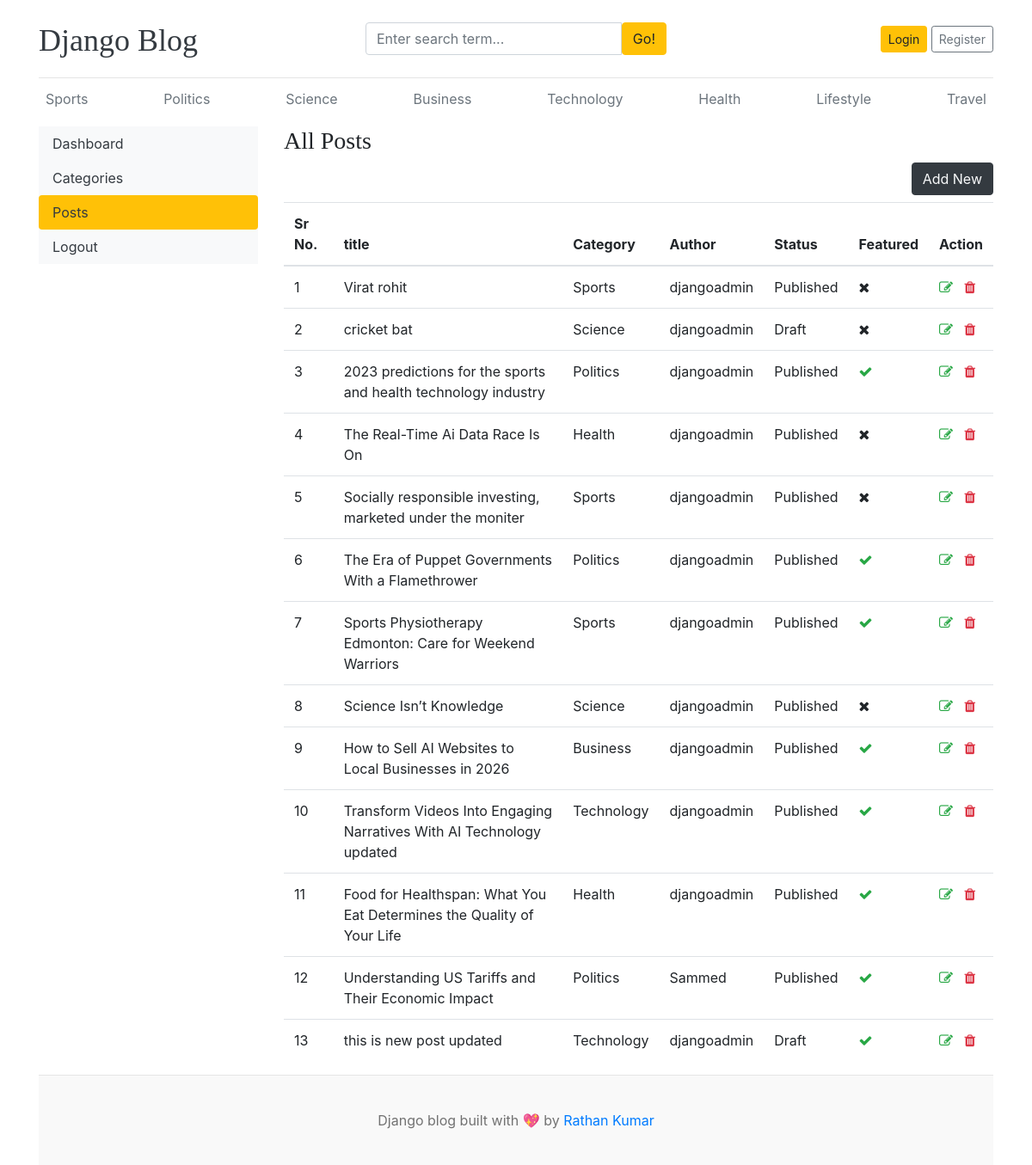
The app's page /dashboard/posts/ with its own data.
### Blogapp/models.py (models this page shows, shortened)
class Category(models.Model):
    category_name = models.CharField(max_length=50, unique=True)
    created_at = models.DateTimeField(auto_now_add=True)
    updated_at = models.DateTimeField(auto_now=True)
    class Meta:
        verbose_name_plural = 'categories'
    def __str__(self):
        return self.category_name

class Blog(models.Model):
    STATUS_CHOICES = (
        ("Draft", "Draft"),
        ("Published", "Published"),
    )
    title = models.CharField(max_length=100)
    slug = models.SlugField(max_length=150, unique=True, blank=True)
    category = models.ForeignKey(Category, on_delete=models.CASCADE)
    author = models.ForeignKey(User, on_delete=models.CASCADE)
    featured_image = models.ImageField(upload_to='uploads/%Y/%m/%d')
    short_description = models.TextField(max_length=500)
    blog_body = models.TextField(max_length=2000)
    status = models.CharField(max_length=20, choices=STATUS_CHOICES, default="Draft")
    is_featured = models.BooleanField(default=False)
    created_at = models.DateTimeField(auto_now_add=True)
    updated_at = models.DateTimeField(auto_now=True)

### dashboard/views.py (the view)
# urls.py: path('posts/',views.posts, name='posts'),
def posts(request):
    posts = Blog.objects.all()
    context = {
        'posts':posts,
    }
    return render(request,'dashboard/posts.html',context)

### Blogapp/context_processors.py (called while the page is built)
def get_categories(request):
    categories = Category.objects.all()
    return dict(categories=categories)

def get_social_link(request):
    social_link = SocialLink.objects.all()
    return dict(social_link=social_link)

### Blogapp/templates/dashboard/posts.html (shortened to what this page needs)
{% extends 'base.html' %}
{% block content %}
<div class="row">
    {% include 'dashboard/sidebar.html' %}
    <div class="col-md-9">
        <h3>All Posts</h3>
         <a href="{% url 'add_post' %}" class="btn btn-dark text-light float-right mb-2">Add New</a>
        <table class="table table-hover">
  <thead>
    <tr>
      <th>Sr No.</th>
      <th>title</th>
      <th>Category</th>
      <th>Author</th>
      <th>Status</th>
      <th>Featured</th>
      <th>Action</th>
    </tr>
  </thead>
  <tbody>
    <tr>
        {% for post in posts %}
      <td>{{ forloop.counter }}</td>
      <td>{{ post.title }}</td>
      <td>{{ post.category }}</td>
      <td>{{ post.author }}</td>
      <td>{{ post.status }}</td>
      <td>{% if post.is_featured %}<i class="fa fa-check text-success"></i{% else %}<i class="fa fa-times text-denger"></i{% endif %}</td>
      <td>
        <a href="{% url 'edit_post' post.id %}"><i class="fa fa-edit text-success"></i></a>
        <a href="{% url 'delete_post' post.id %}"><i class="fa fa-trash text-danger"></i></a>
      </td>
    </tr>
    {% endfor %}
  </tbody>
</table>
    </div>
  </div>
{% endblock %}

### Blogapp/templates/base.html (shortened to what this page needs)
{% load static %}
<!DOCTYPE html>
<html lang="en">
<head>
    <link href="https://getbootstrap.com/docs/4.0/dist/css/bootstrap.min.css" rel="stylesheet">
    <link href="{% static 'css/blog.css' %}" rel="stylesheet">
    <link rel="stylesheet" href="https://cdnjs.cloudflare.com/ajax/libs/font-awesome/4.7.0/css/font-awesome.min.css">
  </head>
<body>
    <div class="container">
      <header class="blog-header py-3">
        <div class="row flex-nowrap justify-content-between align-items-center">
          <div class="col-4 pt-1">
            <a class="blog-header-logo text-dark" href="/">Django Blog</a>
          </div>
          <div class="col-4">
            <form action="{% url 'search' %}" method="GET">
              <div class="input-group">
                <input class="form-control" type="text" name="keyword" value="{{ keyword }}" placeholder="Enter search term..." aria-label="Enter search term..." aria-describedby="button-search" />
                <button type="submit" class="btn btn-warning" id="button-search" type="button">Go!</button>
            </div>
            </form>
          </div>
          <div class="col-4 d-flex justify-content-end align-items-center">
            {% if not user.is_authenticated %}
            <a class="btn btn-sm btn-warning" href="{% url 'login' %}">Login</a> &nbsp;
            <a class="btn btn-sm btn-outline-secondary" href="{% url 'register' %}">Register</a>
            {% else %}
            <span><a href="{% url 'dashboard' %}">Dashboard</a></span>
            &emsp;
            <span><a href="{% url 'logout' %}">Logout</a></span>
            {% endif %}
          </div>
        </div>
      </header>
      <div class="nav-scroller py-1 mb-2">
        <nav class="nav d-flex justify-content-between">
          {% for cat in categories %}
          <a class="p-2 text-muted" href="{% url 'posts_by_category' cat.id %}">{{ cat.category_name }}</a>
          {% endfor %}
        </nav>
      </div>
{% block content %}
{% endblock %}
<footer class="blog-footer">
    <p>Django blog built with 💖 by <a href="#">Rathan Kumar</a></p>
  </footer>
  </body>
  </html>

### Blogapp/static/css/blog.css (style rules this page uses)
.blog-header { border-bottom: 1px solid #e5e5e5; }
.blog-header-logo { font-family: "Playfair Display", Georgia, "Times New Roman", serif; font-size: 2.25rem; }
h1, h2, h3, h4, h5, h6 { font-family: "Playfair Display", Georgia, "Times New Roman", serif; }
.blog-footer { padding: 2.5rem 0; color: #727272; text-align: center; background-color: #f9f9f9; border-top: .05rem solid #e5e5e5; }
.blog-footer p:last-child { margin-bottom: 0; }

### records on screen
Category: category_name "Sports"
Category: category_name "Politics"
Category: category_name "Science"
Category: category_name "Business"
Category: category_name "Technology"
Category: category_name "Health"
Category: category_name "Lifestyle"
Category: category_name "Travel"
Blog: title "Virat rohit", category "Sports", author "djangoadmin", status "Published", is_featured False (drawn)
Blog: title "cricket bat", category "Science", author "djangoadmin", status "Draft", is_featured False (drawn)
Blog: title "2023 predictions for the sports and health technology industry", category "Politics", author "djangoadmin", status "Published", is_featured True (drawn)
Blog: title "The Real-Time Ai Data Race Is On", category "Health", author "djangoadmin", status "Published", is_featured False (drawn)
Blog: title "Socially responsible investing, marketed under the moniter", category "Sports", author "djangoadmin", status "Published", is_featured False (drawn)
Blog: title "The Era of Puppet Governments With a Flamethrower", category "Politics", author "djangoadmin", status "Published", is_featured True (drawn)
Blog: title "Sports Physiotherapy Edmonton: Care for Weekend Warriors", category "Sports", author "djangoadmin", status "Published", is_featured True (drawn)
Blog: title "Science Isn’t Knowledge", category "Science", author "djangoadmin", status "Published", is_featured False (drawn)
Blog: title "How to Sell AI Websites to Local Businesses in 2026", category "Business", author "djangoadmin", status "Published", is_featured True (drawn)
Blog: title "Transform Videos Into Engaging Narratives With AI Technology updated", category "Technology", author "djangoadmin", status "Published", is_featured True (drawn)
Blog: title "Food for Healthspan: What You Eat Determines the Quality of Your Life", category "Health", author "djangoadmin", status "Published", is_featured True (drawn)
Blog: title "Understanding US Tariffs and Their Economic Impact", category "Politics", author "Sammed", status "Published", is_featured True (drawn)
Blog: title "this is new post updated", category "Technology", author "djangoadmin", status "Draft", is_featured True (drawn)
